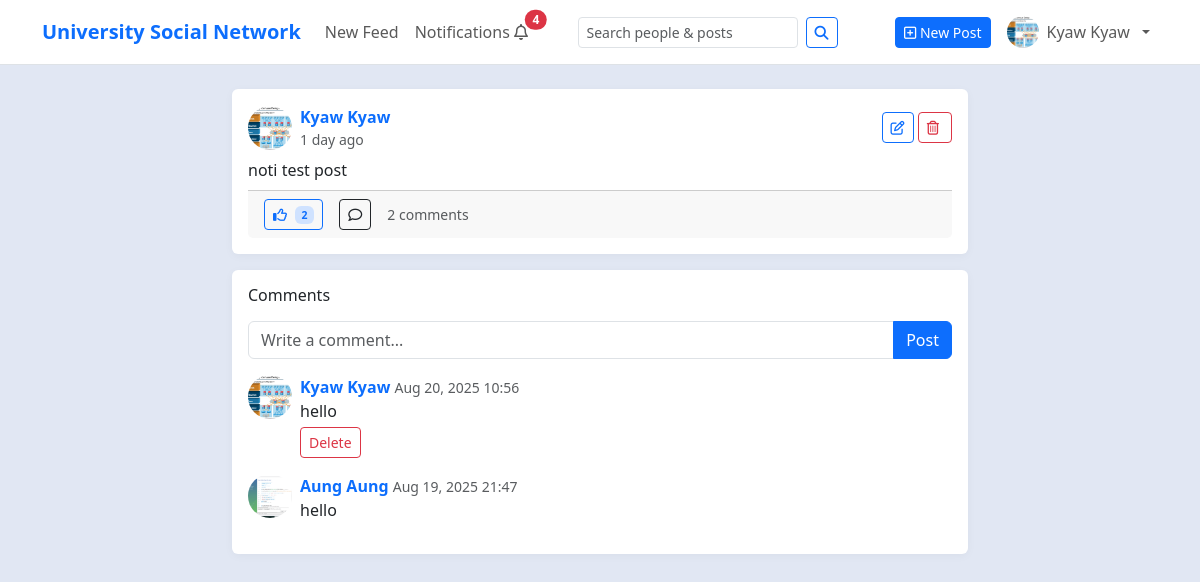
/posts/28/ (signed in), run on the app's committed database.
### myapp/models.py (models this page shows, shortened)
class User(AbstractBaseUser, PermissionsMixin):
    email = models.EmailField(unique=True)
    is_staff = models.BooleanField(default=False)
    is_active = models.BooleanField(default=True)
    date_joined = models.DateTimeField(default=timezone.now)
    objects = UserManager()
    USERNAME_FIELD = "email"
    REQUIRED_FIELDS = []

class Profile(models.Model):
    MAJOR = [
        ('CST', 'CST'),
        ('CS',  'Computer Science (CS)'),
        ('CT',  'Computer Technology (CT)'),
    ]
    ACADEMIC_YEAR = [
        ('FIRST_YEAR',  'first year'),
        ('SECOND_YEAR', 'Second year'),
        ('THIRD_YEAR',  'Third year'),
        ('FORUTH_YEAR', 'Fourth year'),
        ('FINAL_YEAR',  'Final year'),
    ]
    user = models.OneToOneField(
        settings.AUTH_USER_MODEL,
        on_delete=models.CASCADE,
        related_name="profile",
    )
    full_name = models.CharField(max_length=150, blank=True)
    bio = models.TextField(blank=True)
    major = models.CharField(max_length=15, choices=MAJOR, blank=True, null=True)
    year = models.CharField(max_length=15, choices=ACADEMIC_YEAR, blank=True, null=True)
    roll_no = models.CharField(max_length=15, blank=True, null=True)
    photo = models.ImageField(upload_to='profile', blank=True, null=True)
    phone_no = models.CharField(max_length=15, blank=True, null=True)
    posts_count = models.PositiveIntegerField(default=0)
    followers_count = models.PositiveIntegerField(default=0)
    following_count = models.PositiveIntegerField(default=0)

class Post(models.Model):
    author = models.ForeignKey(settings.AUTH_USER_MODEL, on_delete=models.CASCADE, related_name="posts")
    text = models.TextField(blank=True)
    photo = models.ImageField(upload_to='post', blank=True, null=True)
    is_edited = models.BooleanField(default=False)
    created_at = models.DateTimeField(default=timezone.now, db_index=True)
    updated_at = models.DateTimeField(auto_now=True)
    comments_count = models.PositiveIntegerField(default=0)
    likes_count = models.PositiveIntegerField(default=0)
    saves_count = models.PositiveIntegerField(default=0)
    class Meta:
        indexes = [
            models.Index(fields=["-created_at"]),
            models.Index(fields=["author", "-created_at"]),
        ]

class Comment(models.Model):
    author = models.ForeignKey(settings.AUTH_USER_MODEL, on_delete=models.CASCADE, related_name="comments")
    post = models.ForeignKey(Post, on_delete=models.CASCADE, related_name="comments")
    body = models.TextField()
    created_at = models.DateTimeField(default=timezone.now, db_index=True)
    updated_at = models.DateTimeField(auto_now=True)
    is_edited = models.BooleanField(default=False)
    class Meta:
        indexes = [models.Index(fields=["post", "-created_at"])]

### myapp/views.py (the view)
# urls.py: path("posts/<int:pk>/", views.post_detail, name="post-detail"),      # single canonical post detail
@login_required
def post_detail(request, pk):
    post = get_object_or_404(
        Post.objects.select_related("author", "author__profile"),
        pk=pk
    )
    comments = (
        Comment.objects.select_related("author", "author__profile")
        .filter(post=post).order_by("-created_at")
    )
    return render(
        request,
        "social/post_detail.html",
        {"post": post, "comments": comments, "comment_form": CommentForm()},
    )

### myapp/forms.py
class CommentForm(forms.ModelForm):
    class Meta:
        model = Comment
        fields = ["body"]

### myapp/context_processors.py (called while the page is built)
def unread_notifications_count(request):
    if request.user.is_authenticated:
        c = Notification.objects.filter(recipient=request.user, is_read=False).count()
    else:
        c = 0
    return {'unread_count': c}

### templates/social/post_detail.html (shortened to what this page needs)
{% extends "social/base.html" %}
{% load static %}
{% block content %}
<div class="row">
  <div class="col-lg-8 mx-auto">
    {% include "social/post_card.html" with post=post %}
    <div class="card">
      <div class="card-body">
        <h6 class="mb-3">Comments</h6>
        <form method="post" action="{% url 'social:comment-add' post.id %}">
          <div class="input-group mb-3">
            <input name="body" class="form-control" placeholder="Write a comment..." required>
            <button class="btn btn-primary" type="submit">Post</button>
          </div>
        </form>
        {% for c in comments %}
          <div class="d-flex align-items-start mb-3">
            <img class="avatar me-2" src="{% if c.author.profile.photo %}{{ c.author.profile.photo.url }}{% else %}{% static 'default-avatar.png' %}{% endif %}">
            <div class="flex-grow-1">
              <div>
                <a class="fw-semibold text-decoration-none" href="{% url 'social:profile-detail' c.author.id %}">
                  {% if c.author.profile.full_name  %}
                    {{ c.author.profile.full_name }}
                  {% else %}
                    {{ c.author.email }}
                  {% endif %}
                </a>
                <span class="text-muted small">{{ c.created_at|date:"M d, Y H:i" }}</span>
              </div>
              <div>{{ c.body|linebreaksbr }}</div>
              {% if c.author_id == request.user.id %}
                <form class="mt-1" method="post" action="{% url 'social:comment-delete' c.id %}">
                  <button class="btn btn-sm btn-outline-danger">Delete</button>
                </form>
              {% endif %}
            </div>
          </div>
        {% empty %}
          <div class="text-muted">No comments yet.</div>
        {% endfor %}
      </div>
    </div>
  </div>
</div>
{% endblock %}

### templates/social/nav_bar.html (shortened to what this page needs)
{% load static %}
<nav class="navbar navbar-expand-lg navbar-light bg-white border-bottom sticky-top">
  <div class="container">
    <a class="navbar-brand fw-bold text-primary" href="{% url 'social:feed' %}">
      University Social Network
    </a>
    <div id="nav" class="collapse navbar-collapse">
      <ul class="navbar-nav me-auto">
        <li class="nav-item">
          <a class="nav-link" href="{% url 'social:feed' %}">New Feed</a>
        </li>
        <li class="nav-item">
          <a class="nav-link position-relative" href="{% url 'social:notifications' %}">
            Notifications <i class="fa-regular fa-bell"></i>
            <span id="notif-badge"
                  class="position-absolute start-100 translate-middle badge rounded-pill text-bg-danger {% if not unread_count %}d-none{% endif %}">
              {% if unread_count and unread_count > 0 %}{{ unread_count }}{% endif %}
            </span>
          </a>
        </li>
      </ul>
      <form class="d-flex me-3 my-2 my-lg-0" role="search" action="{% url 'social:search' %}" method="get">
        <input class="form-control form-control-sm me-2"
               type="search"
               name="q"
               placeholder="Search people & posts"
               value="{{ request.GET.q|default:'' }}"
               aria-label="Search">
        <button class="btn btn-sm btn-outline-primary" type="submit">
          <i class="fa-solid fa-magnifying-glass"></i>
        </button>
      </form>
      <ul class="navbar-nav ms-auto align-items-center">
        {% if request.user.is_authenticated %}
          <li class="nav-item me-2 d-none d-lg-block">
            <a class="btn btn-sm btn-primary" href="{% url 'social:post-create' %}">
              <i class="fa-regular fa-square-plus"></i> New Post
            </a>
          </li>
          <li class="nav-item dropdown">
            <a class="nav-link dropdown-toggle d-flex align-items-center gap-2" href="#" role="button"
               data-bs-toggle="dropdown" aria-expanded="false">
              {% if request.user.profile.photo %}
                <img src="{{ request.user.profile.photo.url }}"
                     alt="Avatar"
                     style="width:32px;height:32px;border-radius:50%;object-fit:cover;">
              {% else %}
                <span class="d-inline-flex align-items-center justify-content-center rounded-circle bg-secondary text-white"
                      style="width:32px;height:32px;font-size:14px;">
                  <i class="fa-solid fa-user"></i>
                </span>
              {% endif %}
              <span class="d-none d-sm-inline">
                {% firstof request.user.profile.full_name request.user.email %}
              </span>
            </a>
          </li>
        {% endif %}
      </ul>
    </div>
  </div>
</nav>

### templates/social/post_card.html (shortened to what this page needs)
{% load static %}
<div class="card mb-3" id="post-card-{{ post.id }}">
  <div class="card-body">
    <div class="d-flex align-items-center gap-2 mb-2">
      <img class="avatar"
           src="{% if post.author.profile.photo %}{{ post.author.profile.photo.url }}{% else %}{% static 'default-avatar.png' %}{% endif %}"
           alt="">
      <div>
        <a class="fw-semibold text-decoration-none" href="{% url 'social:profile-detail' post.author.id %}">
          {% with prof=post.author.profile %}
            {% if prof and prof.full_name %}
              {{ prof.full_name }}
            {% else %}
              {{ post.author.email }}
            {% endif %}
          {% endwith %}
        </a>
        <div class="text-muted small">{{ post.created_at|timesince }} ago</div>
      </div>
      <div class="ms-auto">
        {% if request.user.id == post.author_id %}
          <a class="btn btn-sm btn-outline-primary" href="{% url 'social:post-edit' post.id %}">
            <i class="fa-regular fa-pen-to-square"></i>
          </a>
          <button type="button"
                  class="btn btn-outline-danger btn-sm"
                  data-bs-toggle="modal"
                  data-bs-target="#confirmDeleteModal-{{ post.id }}">
            <i class="fa-regular fa-trash-can me-1"></i>
          </button>
        {% endif %}
      </div>
    </div>
    <a href="{% url 'social:post-detail' post.id %}" class="text-decoration-none text-body">
      {% if post.text %}
        <p class="mb-2">{{ post.text|linebreaksbr }}</p>
      {% endif %}
    </a>
    <div class="card-footer d-flex align-items-center gap-3">
      <button class="btn btn-sm {% if post.is_liked %}btn-primary{% else %}btn-outline-primary{% endif %} like-btn"
              data-id="{{ post.id }}">
        {% if post.is_liked %}
          <i class="fa-solid fa-thumbs-up me-1"></i>
        {% else %}
          <i class="fa-regular fa-thumbs-up me-1"></i>
        {% endif %}
        <span class="badge bg-primary-subtle text-primary" id="like-count-{{ post.id }}">
          {{ post.likes_count }}
        </span>
      </button>
      <a class="btn btn-sm btn-outline-dark" href="{% url 'social:post-detail' post.id %}">
        <i class="fa-regular fa-comment"></i>
      </a>
      <span class="text-muted small">{{ post.comments_count }} comments</span>
    </div>
  </div>
</div>

### templates/social/base.html (style rules this page uses)
body { background: #e1e7f3; }
.card { border: 0; box-shadow: 0 2px 10px rgba(0,0,0,.04); }
.avatar { width:44px; height:44px; border-radius:50%; object-fit:cover; }

### data on the page
User: user.profile.photo (picture), full_name "Kyaw Kyaw"
Post: author.photo (picture), created_at "1 day", text "noti test post", likes_count "2", comments_count "2"
Profile: full_name "Kyaw Kyaw"
Comment: author.photo (picture), author.profile.full_name "Kyaw Kyaw", created_at "Aug 20, 2025 10:56", body "hello", shows "Delete"
Comment: author.photo (picture), author.profile.full_name "Aung Aung", created_at "Aug 19, 2025 21:47", body "hello"

### other printed values
{{ unread_count }} "4"
